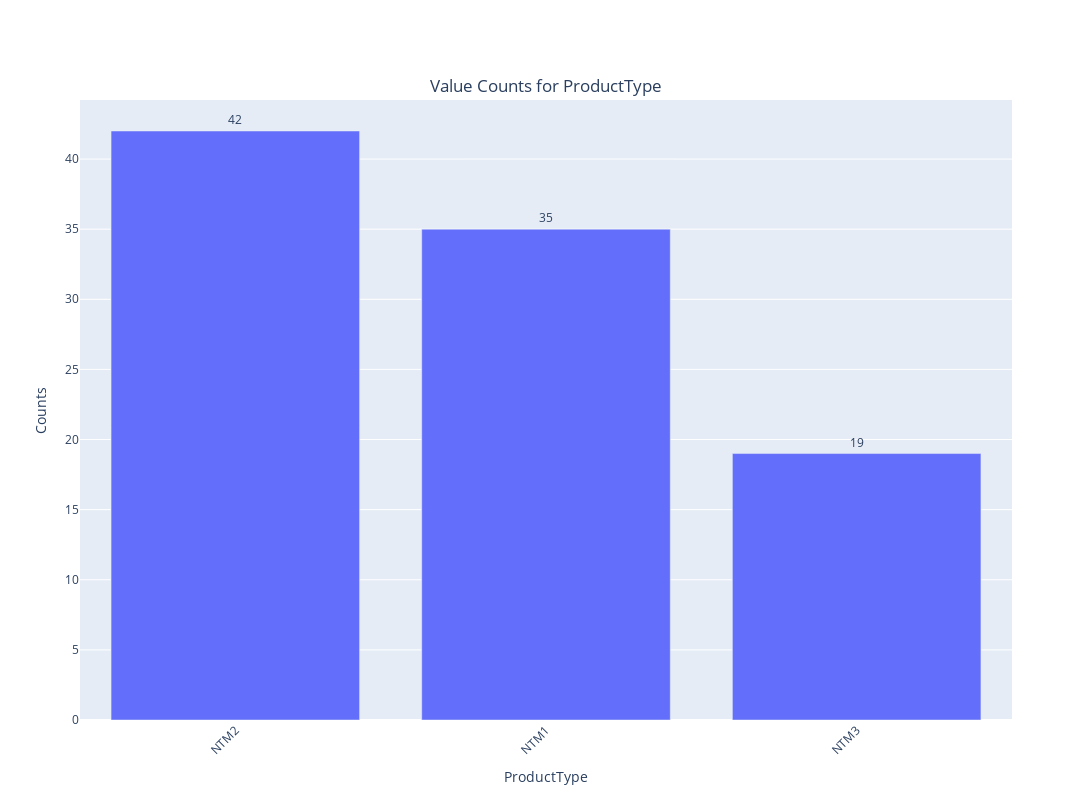
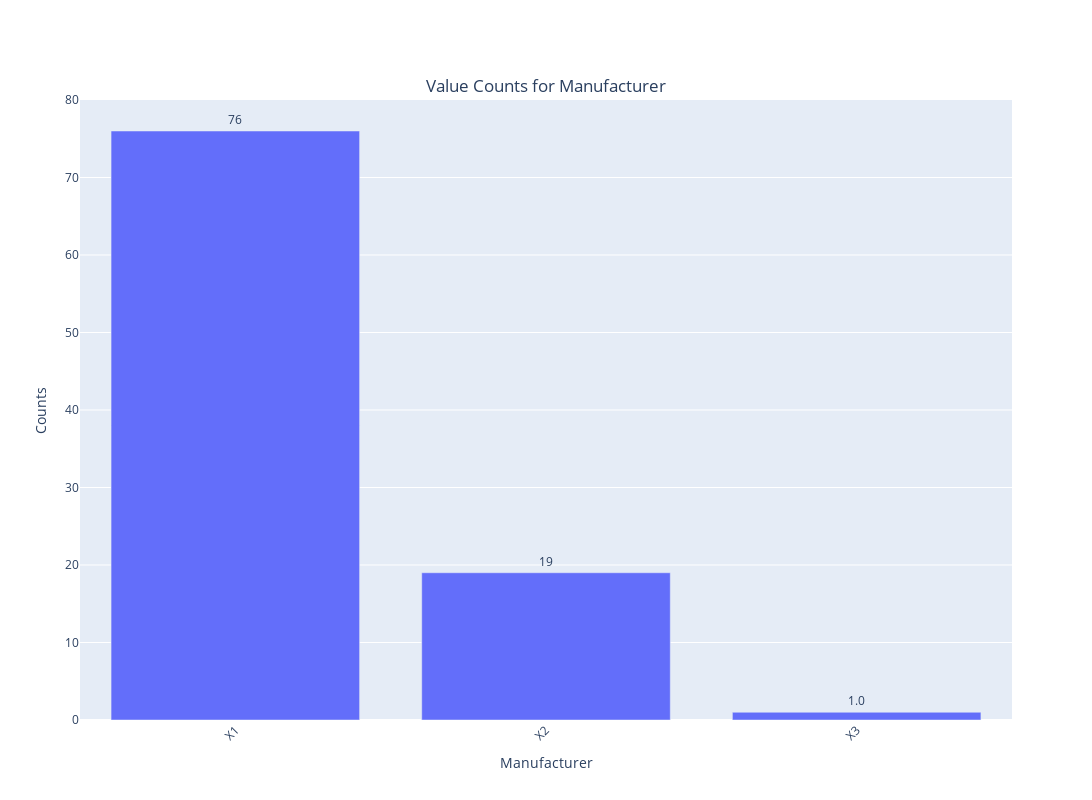
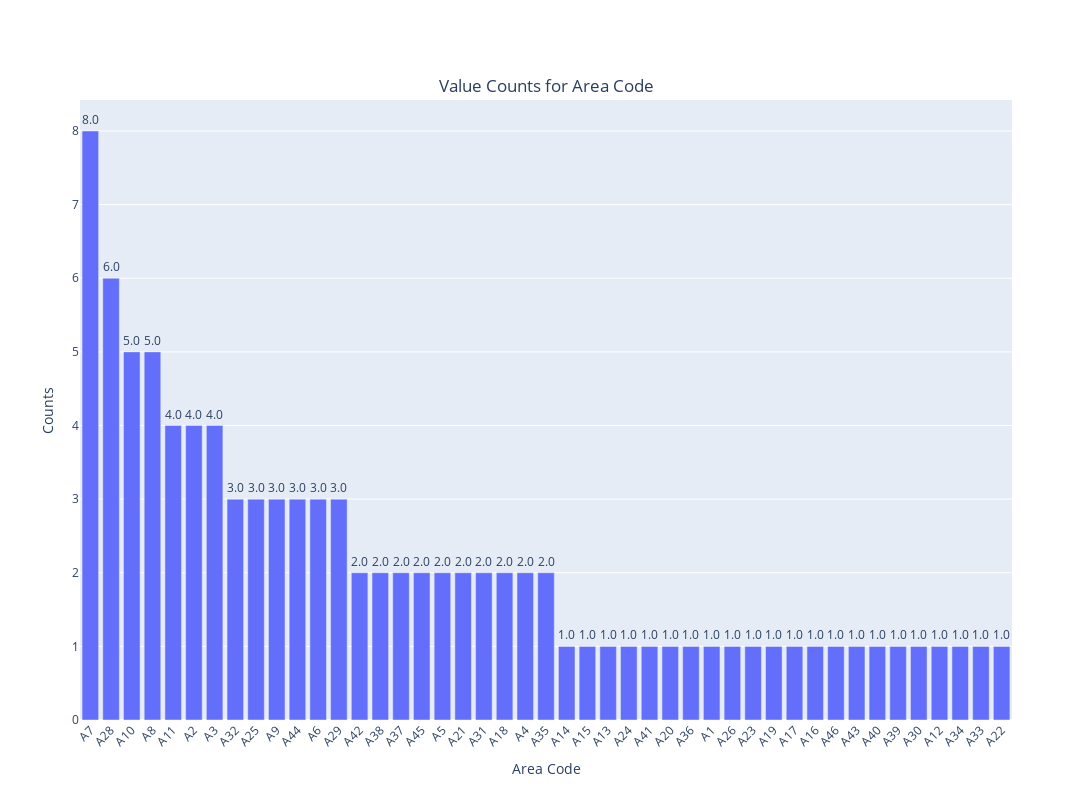
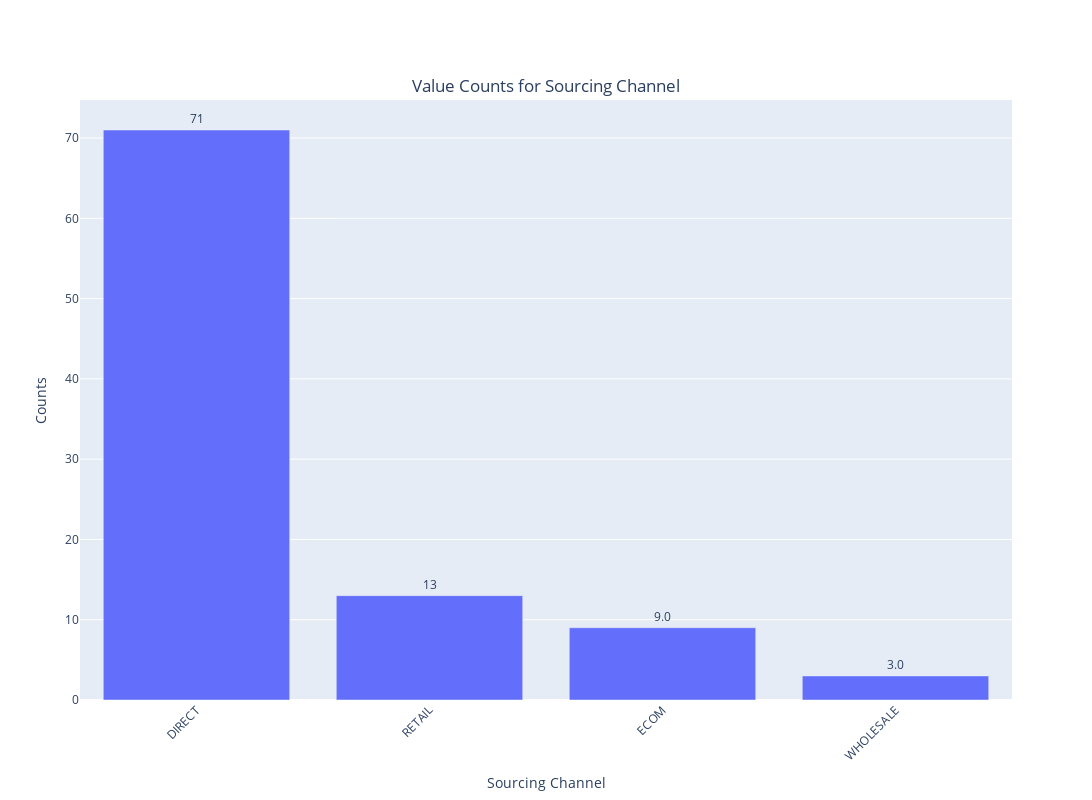

The notebook cell saved with these charts, in order:
### Code cell
# Assuming df is your DataFrame
categorical_columns = test_df.select_dtypes(include=['object' , "datetime64[ns]"]).columns

for column in categorical_columns:
    # Prepare the data
    data = test_df[column].value_counts().reset_index()
    data.columns = [column, 'Counts']

    # Create the plot
    fig = px.bar(data, 
                 x=column, 
                 y='Counts', 
                 text='Counts',  # Adding text to bars
                 labels={column: 'Category', 'Counts': 'Counts'}, 
                 title=f'Value Counts of {column}')
    

    # Customizing text position and styling
    fig.update_traces(texttemplate='%{text:.2s}', textposition='outside')
    
    # Customizing layout and axes
    fig.update_layout(
        xaxis_title=column,
        yaxis_title="Counts",
        title={
            'text': f'Value Counts for {column}',
            'y':0.9,
            'x':0.5,
            'xanchor': 'center',
            'yanchor': 'top'
        },
        xaxis_tickangle=-45 , # Angle the x-axis labels for better readability
        height=800,  # Set the height of the plot
        width=1200,  # Set the width of the plot
    )
    
    fig.show()

### Figure 1 — Plotly figure (JSON) as saved in the notebook; plotly's stock layout.template omitted (floating-point values rounded to 4 significant figures)
{"data": [{"alignmentgroup": "True", "hovertemplate": "Category=%{x}<br>Counts=%{text}<extra></extra>", "legendgroup": "", "marker": {"color": "#636efa", "pattern": {"shape": ""}}, "name": "", "offsetgroup": "", "orientation": "v", "showlegend": false, "text": [42, 35, 19], "textposition": "outside", "texttemplate": "%{text:.2s}", "type": "bar", "x": ["NTM2", "NTM1", "NTM3"], "xaxis": "x", "y": [42, 35, 19], "yaxis": "y"}], "layout": {"barmode": "relative", "height": 800, "legend": {"tracegroupgap": 0}, "title": {"text": "Value Counts for ProductType", "x": 0.5, "xanchor": "center", "y": 0.9, "yanchor": "top"}, "width": 1200, "xaxis": {"anchor": "y", "domain": [0, 1], "tickangle": -45, "title": {"text": "ProductType"}}, "yaxis": {"anchor": "x", "domain": [0, 1], "title": {"text": "Counts"}}}}

### Figure 2 — Plotly figure (JSON) as saved in the notebook; plotly's stock layout.template omitted (floating-point values rounded to 4 significant figures)
{"data": [{"alignmentgroup": "True", "hovertemplate": "Category=%{x}<br>Counts=%{text}<extra></extra>", "legendgroup": "", "marker": {"color": "#636efa", "pattern": {"shape": ""}}, "name": "", "offsetgroup": "", "orientation": "v", "showlegend": false, "text": [76, 19, 1], "textposition": "outside", "texttemplate": "%{text:.2s}", "type": "bar", "x": ["X1", "X2", "X3"], "xaxis": "x", "y": [76, 19, 1], "yaxis": "y"}], "layout": {"barmode": "relative", "height": 800, "legend": {"tracegroupgap": 0}, "title": {"text": "Value Counts for Manufacturer", "x": 0.5, "xanchor": "center", "y": 0.9, "yanchor": "top"}, "width": 1200, "xaxis": {"anchor": "y", "domain": [0, 1], "tickangle": -45, "title": {"text": "Manufacturer"}}, "yaxis": {"anchor": "x", "domain": [0, 1], "title": {"text": "Counts"}}}}

### Figure 3 — Plotly figure (JSON) as saved in the notebook; plotly's stock layout.template omitted (floating-point values rounded to 4 significant figures)
{"data": [{"alignmentgroup": "True", "hovertemplate": "Category=%{x}<br>Counts=%{text}<extra></extra>", "legendgroup": "", "marker": {"color": "#636efa", "pattern": {"shape": ""}}, "name": "", "offsetgroup": "", "orientation": "v", "showlegend": false, "text": [8, 6, 5, 5, 4, 4, 4, 3, 3, 3, 3, 3, 3, 2, 2, 2, 2, 2, 2, 2, 2, 2, 2, 1, 1, 1, 1, 1, 1, 1, 1, 1, 1, 1, 1, 1, 1, 1, 1, 1, 1, 1, 1, 1, 1], "textposition": "outside", "texttemplate": "%{text:.2s}", "type": "bar", "x": ["A7", "A28", "A10", "A8", "A11", "A2", "A3", "A32", "A25", "A9", "A44", "A6", "A29", "A42", "A38", "A37", "A45", "A5", "A21", "A31", "A18", "A4", "A35", "A14", "A15", "A13", "A24", "A41", "A20", "A36", "A1", "A26", "A23", "A19", "A17", "A16", "A46", "A43", "A40", "A39", "A30", "A12", "A34", "A33", "A22"], "xaxis": "x", "y": [8, 6, 5, 5, 4, 4, 4, 3, 3, 3, 3, 3, 3, 2, 2, 2, 2, 2, 2, 2, 2, 2, 2, 1, 1, 1, 1, 1, 1, 1, 1, 1, 1, 1, 1, 1, 1, 1, 1, 1, 1, 1, 1, 1, 1], "yaxis": "y"}], "layout": {"barmode": "relative", "height": 800, "legend": {"tracegroupgap": 0}, "title": {"text": "Value Counts for Area Code", "x": 0.5, "xanchor": "center", "y": 0.9, "yanchor": "top"}, "width": 1200, "xaxis": {"anchor": "y", "domain": [0, 1], "tickangle": -45, "title": {"text": "Area Code"}}, "yaxis": {"anchor": "x", "domain": [0, 1], "title": {"text": "Counts"}}}}

### Figure 4 — Plotly figure (JSON) as saved in the notebook; plotly's stock layout.template omitted (floating-point values rounded to 4 significant figures)
{"data": [{"alignmentgroup": "True", "hovertemplate": "Category=%{x}<br>Counts=%{text}<extra></extra>", "legendgroup": "", "marker": {"color": "#636efa", "pattern": {"shape": ""}}, "name": "", "offsetgroup": "", "orientation": "v", "showlegend": false, "text": [71, 13, 9, 3], "textposition": "outside", "texttemplate": "%{text:.2s}", "type": "bar", "x": ["DIRECT", "RETAIL", "ECOM", "WHOLESALE"], "xaxis": "x", "y": [71, 13, 9, 3], "yaxis": "y"}], "layout": {"barmode": "relative", "height": 800, "legend": {"tracegroupgap": 0}, "title": {"text": "Value Counts for Sourcing Channel", "x": 0.5, "xanchor": "center", "y": 0.9, "yanchor": "top"}, "width": 1200, "xaxis": {"anchor": "y", "domain": [0, 1], "tickangle": -45, "title": {"text": "Sourcing Channel"}}, "yaxis": {"anchor": "x", "domain": [0, 1], "title": {"text": "Counts"}}}}
